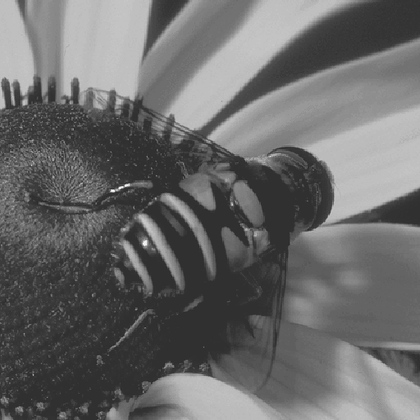
%> input picture gray images/39.gif, 420 x 420 px, shrunk from 512 x 512 before the run
$ octave OTSU_3.m   (GNU Octave 9; MATLAB toolbox functions it lacks are replaced by stand-ins)
%> lines starting %> are read from the running program, lines starting %| are printed output that depends on the picture
clc;clear all;close all;

%Otsu Thresholding using Function
I=imread('C:\Users\mitra\Desktop\gray images\39.gif');
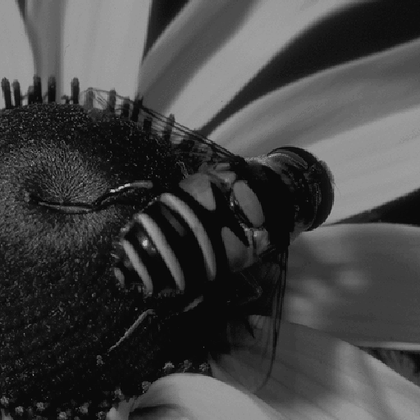
%> I: size 420x420 uint8; min 0, max 193, mean 67.4
%I=rgb2gray(I);
Id=I;
imshow(I)
title('Original Image','FontSize',18)
J=imhist(I);
%> J = 256 values, max 16570 at index 11, min 0 at index 195, mean 689.1
figure
plot(J)
title('Histogram of Original Image','FontSize',18)
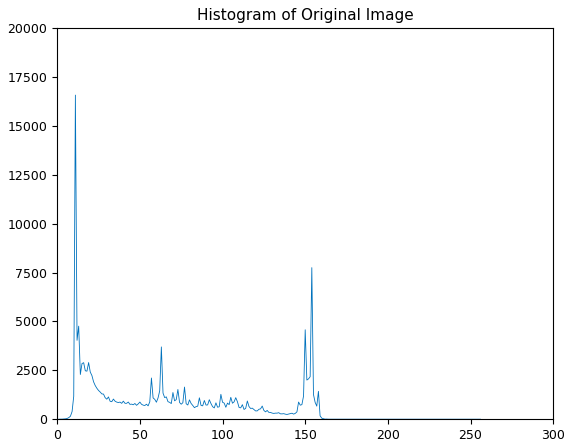
%> figure redrawn from the program's plot data; curve peaks at x = 11, y = 16570
[M N]=size(I);
%> M = 420; N = 420
img_seg = multithresh(I,2);
%> img_seg = [48 109]
i = imquantize(I,img_seg);
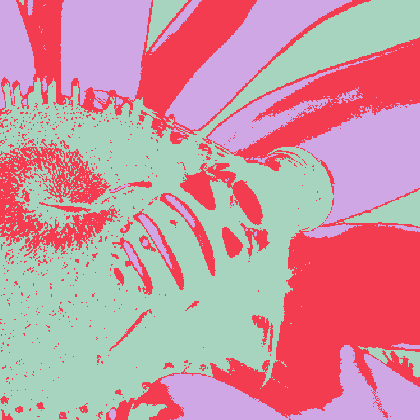
%> i: size 420x420 double; 3 distinct labels, from 1 to 3; one colour per label, 0 black
figure
imshow(i,[])
title('3-Level Otsu Thresholding Using Function','FontSize',18)

%Multi-level Thresholding using Algorithm
hist=imhist(I);
%> hist has the same summary as J
Mt=0;

for i=1:256
    p(i)=J(i)/(M*N);
    Mt=Mt+(i*p(i));
end
%> this loop made 256 passes
%> Mt on passes 1 to 3: 1.13e-05, 2.27e-05, 9.07e-05
%> after the loop, Mt = 68.42; p = 256 values, max 0.0939 at index 11, min 0 at index 195, mean 0.00391

opt_1=0;opt_2=0;

max_var=0;

w1 = 0;m1 = 0;c1 = 0;p1 = 0;

w2 = 0;m2 = 0;c2 = 0;p2 = 0;

tr1=0;tr2=0;

for tr1=1:256
    p1=p1+p(tr1);
    w1=w1+(tr1*p(tr1));
    m1=w1/p1;
    c1=p1*(m1-Mt)*(m1-Mt);

    w2 = 0;m2 = 0;c2 = 0;p2 = 0;

    for tr2=tr1+1:256
        p2=p2+p(tr2);
        w2=w2+tr2*p(tr2);
        m2=w2/p2;
        c2=p2*(m2-Mt)*(m2-Mt);

        p3=1-(p1+p2);
        w3=Mt-(w1+w2);
        m3=w3/p3;
        c3=p3*(m3-Mt)*(m3-Mt);

        c=c1+c2+c3;

        if(max_var<c)
            max_var=c;
            opt_1=tr1;
            opt_2=tr2;
        end
    end
end
%> this loop made 256 passes
%> (p1, w1, m1, c1) on passes 2 to 4: (1.7e-05, 2.27e-05, 1.33, 0.0765), (3.97e-05, 9.07e-05, 2.29, 0.174), (9.64e-05, 0.000317, 3.29, 0.409)
%> after the loop, max_var = 2287.7; opt_1 = 49; opt_2 = 110; p1 = 1; w1 = 68.42

for i=1:M
    for j=1:N
        if(Id(i,j)<opt_1)
            Re(i,j)=0;
        end
        if(Id(i,j)>=opt_1 && Id(i,j)<opt_2)
            Re(i,j)=0.5;
        end
        if(Id(i,j)>=opt_2)
            Re(i,j)=1;
        end
    end
end
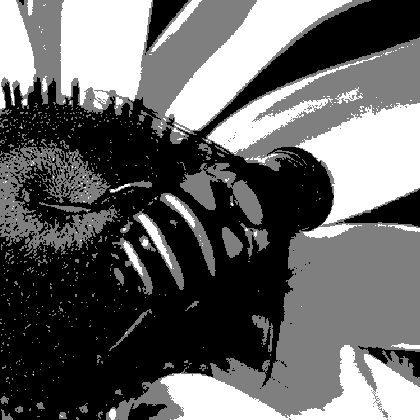
%> Re: size 420x420 double; min 0, max 1, mean 0.4

figure
imshow(Re)
title('3-Level Otsu Thresholding Using Algorithm','FontSize',18)
figure
plot(hist)
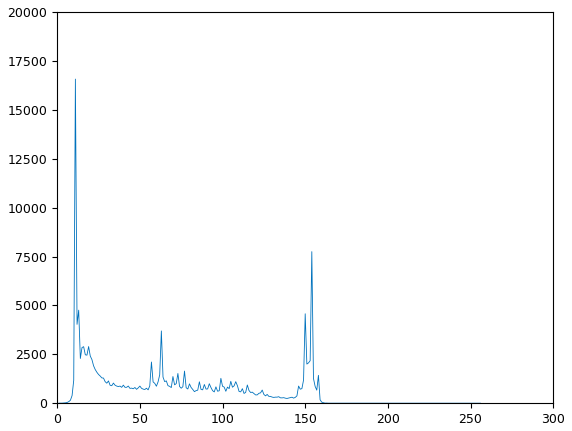
%> figure redrawn from the program's plot data; curve peaks at x = 11, y = 16570

$ run again, with gray images/WhatsApp Image 2022-09-29 at 3.50.06 PM.jpeg saved as gray images/39.gif
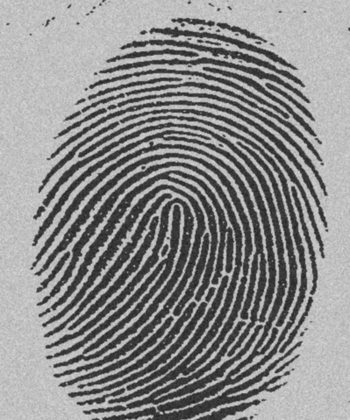
%> input picture gray images/WhatsApp Image 2022-09-29 at 3.50.06 PM.jpeg, 350 x 420 px, shrunk from 798 x 958 before the run
%> J = 256 values, max 4876 at index 27, min 0 at index 189, mean 574.2
%> img_seg = [61 127]
%> `i = imquantize(I,img_seg);`:
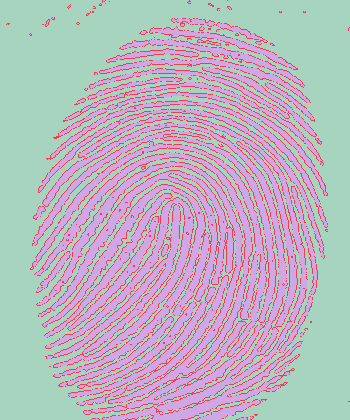
%> i: size 420x350 double; 3 distinct labels, from 1 to 3; one colour per label, 0 black
%> hist has the same summary as J
%> the loop `for i=1:256` made 256 passes
%> Mt on passes 1 to 3: 6.8e-06, 2.04e-05, 4.08e-05
%> after the loop `for i=1:256`: Mt = 80.02; p = 256 values, max 0.0332 at index 27, min 0 at index 189, mean 0.00391
%> the loop `for tr1=1:256` made 256 passes
%> (p1, w1, m1, c1) on passes 2 to 4: (1.36e-05, 2.04e-05, 1.5, 0.0839), (2.04e-05, 4.08e-05, 2, 0.124), (2.72e-05, 6.8e-05, 2.5, 0.164)
%> after the loop `for tr1=1:256`: max_var = 3557.1; opt_1 = 62; opt_2 = 127; p1 = 1; w1 = 80.02
%> `plot(hist)`:
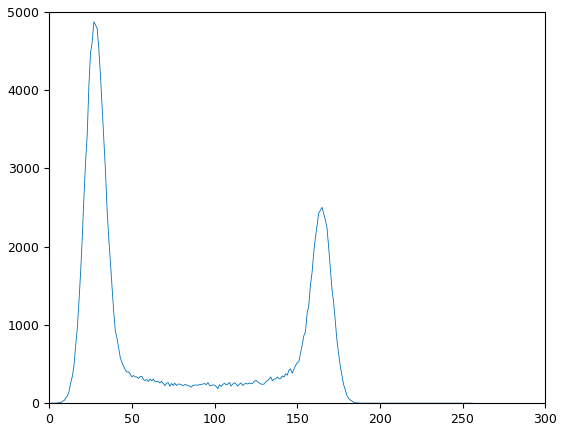
%> figure redrawn from the program's plot data; curve peaks at x = 27, y = 4876
